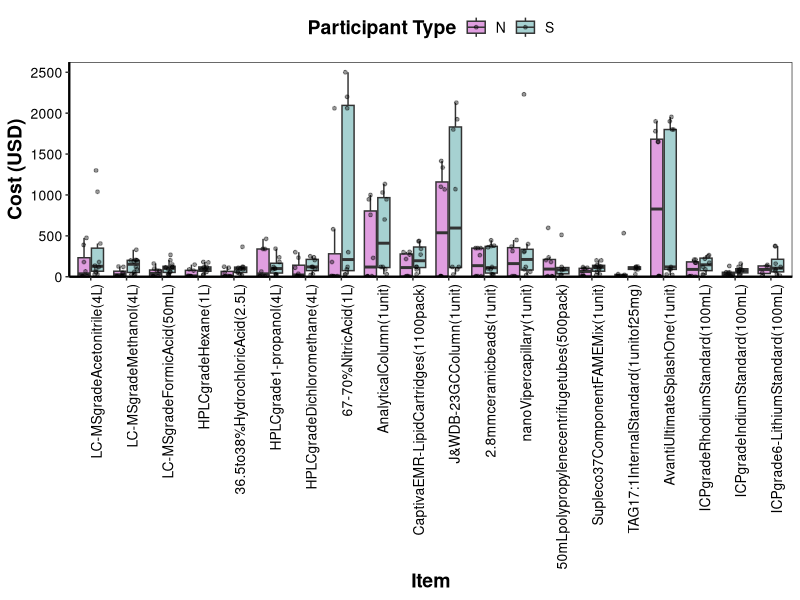
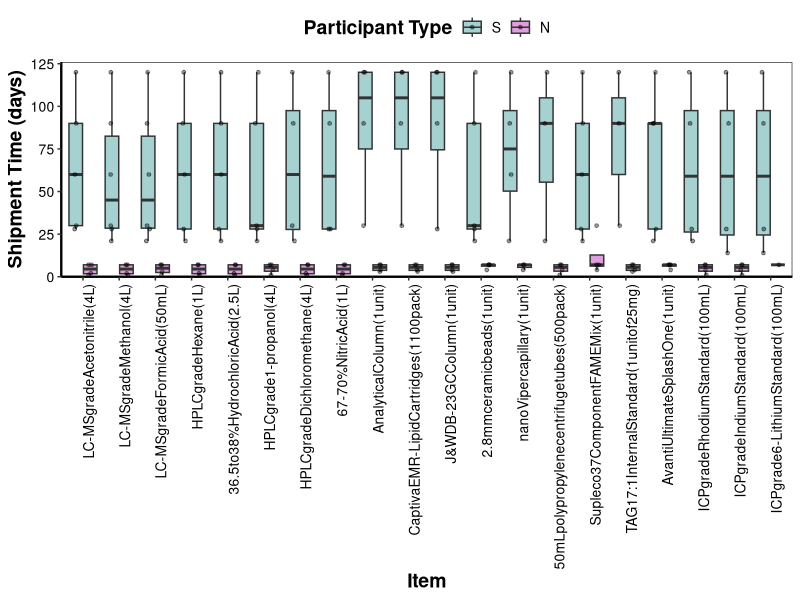

The R source for these figures, in order:
## ---- chunk 1
knitr::opts_chunk$set(echo = TRUE)

#load required libraries
library(tidyverse)
library(readr)
library(ggplot2)
library(forcats)
## ---- chunk 2

#load data
df <- read.csv("reagent-costs1_noNP.csv", na.strings = c("NA", "NP", ""))

# convert data
df_long <- df %>%
  pivot_longer(cols = starts_with("S") | starts_with("N"),
               names_to = "Participant", values_to = "Cost") %>%
  mutate(
    SN = ifelse(str_starts(Participant, "S"), "S", "N"),
    Item = factor(Item) 
  )


df_long_clean <- df_long %>%
  mutate(
    Cost = str_replace_all(Cost, "[$,]", ""),  # remove $ and commas
    Cost = as.numeric(Cost)                     # convert to numeric
  ) %>%
  filter(!is.na(Cost))                         # remove NAs after conversion

# Wilcoxon rank-sum test for each Item (S vs N)
cost_stats <- df_long_clean %>%
  group_by(Item) %>%
  summarise(p_value = wilcox.test(Cost ~ SN)$p.value) %>%
  mutate(p_adj = p.adjust(p_value, method = "BH"))  # FDR correction

print(cost_stats)

write.csv(cost_stats, "cost_stats.csv")

## ---- chunk 3
df_long_clean$Item <- fct_inorder(df_long_clean$Item)

# Create boxplot
cost_box_plot <- ggplot(df_long_clean, aes(x = Item, y = Cost, fill = SN, group = interaction(Item, SN))) +
  geom_boxplot(outlier.shape = NA) +
  geom_jitter(position = position_jitterdodge(jitter.width = 0.2), alpha = 0.4, size = 1) +
  scale_y_continuous(limits = c(0, NA), expand = expansion(mult = c(0, 0.05))) +
  scale_fill_manual(values = c(
    "N" = "#E09EE0",  
    "S" = "#A6D1D1"
  )) +
  theme_bw() +
  theme(
    panel.background = element_rect(fill = NA, color = NA),
    plot.background = element_rect(fill = NA, color = NA),
    legend.background = element_rect(fill = NA, color = NA),
    panel.grid = element_blank(),
    axis.line = element_line(color = "black", size = 0.8),
    axis.text.x = element_text(angle = 90, hjust = 1, size = 10, color = "black", family = "sans"),
    axis.text.y = element_text(size = 10, color = "black", family = "sans"),
    axis.title = element_text(face = "bold", size = 14, color = "black", family = "sans"),
    legend.position = "top",
    legend.text = element_text(size = 10, color = "black", family = "sans"),
    legend.title = element_text(size = 14, face = "bold", color = "black", family = "sans")
  ) +
  labs(x = "Item", y = "Cost (USD)", fill = "Participant Type")

#print and save image
ggsave("cost_plot_highres.png", plot = cost_box_plot, width = 14, height = 8, dpi = 1800)

## ---- chunk 4

df_long <- df %>%
  pivot_longer(
    cols = starts_with(c("S", "N")),
    names_to = "Sample",
    values_to = "Value"
  ) %>%
  filter(!is.na(Value)) %>%
  mutate(
    SampleGroup = if_else(str_starts(Sample, "S"), "S", "N")
  )

# ShipmentTime numeric
shipment_df <- df_long %>%
  filter(Class == "ProjectShipmentTimeline") %>%
  mutate(
    ShipmentTime = as.numeric(Value)
  ) %>%
  filter(!is.na(ShipmentTime))

shipment_df <- shipment_df %>%
  mutate(Item = factor(Item, levels = unique(Item)),
         SampleGroup = factor(SampleGroup, levels = c("S", "N")))

# Wilcoxon rank-sum test for each Item (S vs N)
shipment_stats <- shipment_df %>%
  group_by(Item) %>%
  summarise(p_value = wilcox.test(ShipmentTime ~ SampleGroup)$p.value) %>%
  mutate(p_adj = p.adjust(p_value, method = "BH"))  # FDR correction

print(shipment_stats)

write.csv(shipment_stats, "shipment_stats.csv")

#boxplot of shipment data
ship_box_plot <- ggplot(shipment_df, aes(x = Item, y = ShipmentTime, fill = SampleGroup)) +
  geom_boxplot(position = position_dodge(width = 0.8), outlier.shape = NA) +
  geom_jitter(position = position_jitterdodge(jitter.width = 0.2, dodge.width = 0.8), alpha = 0.4, size = 1) +
  scale_y_continuous(limits = c(0, NA), expand = expansion(mult = c(0, 0.05))) +
    scale_fill_manual(values = c(
    "N" = "#E09EE0", 
    "S" = "#A6D1D1"
  )) +
  theme_bw() +
  theme(
    panel.background = element_rect(fill = NA, color = NA),
    plot.background = element_rect(fill = NA, color = NA),
    legend.background = element_rect(fill = NA, color = NA),
    panel.grid = element_blank(),
    axis.line = element_line(color = "black", size = 0.8),
    axis.text.x = element_text(angle = 90, hjust = 1, size = 10, color = "black", family = "sans"),
    axis.text.y = element_text(size = 10, color = "black", family = "sans"),
    axis.title = element_text(face = "bold", size = 14, color = "black", family = "sans"),
    legend.position = "top",
    legend.text = element_text(size = 10, color = "black", family = "sans"),
    legend.title = element_text(size = 14, face = "bold", color = "black", family = "sans")
  ) +
  labs(x = "Item", y = "Shipment Time (days)", fill = "Participant Type")

#print and save image
ggsave("time_plot_highres.png", plot = ship_box_plot, width = 14, height = 8, dpi = 1800)

